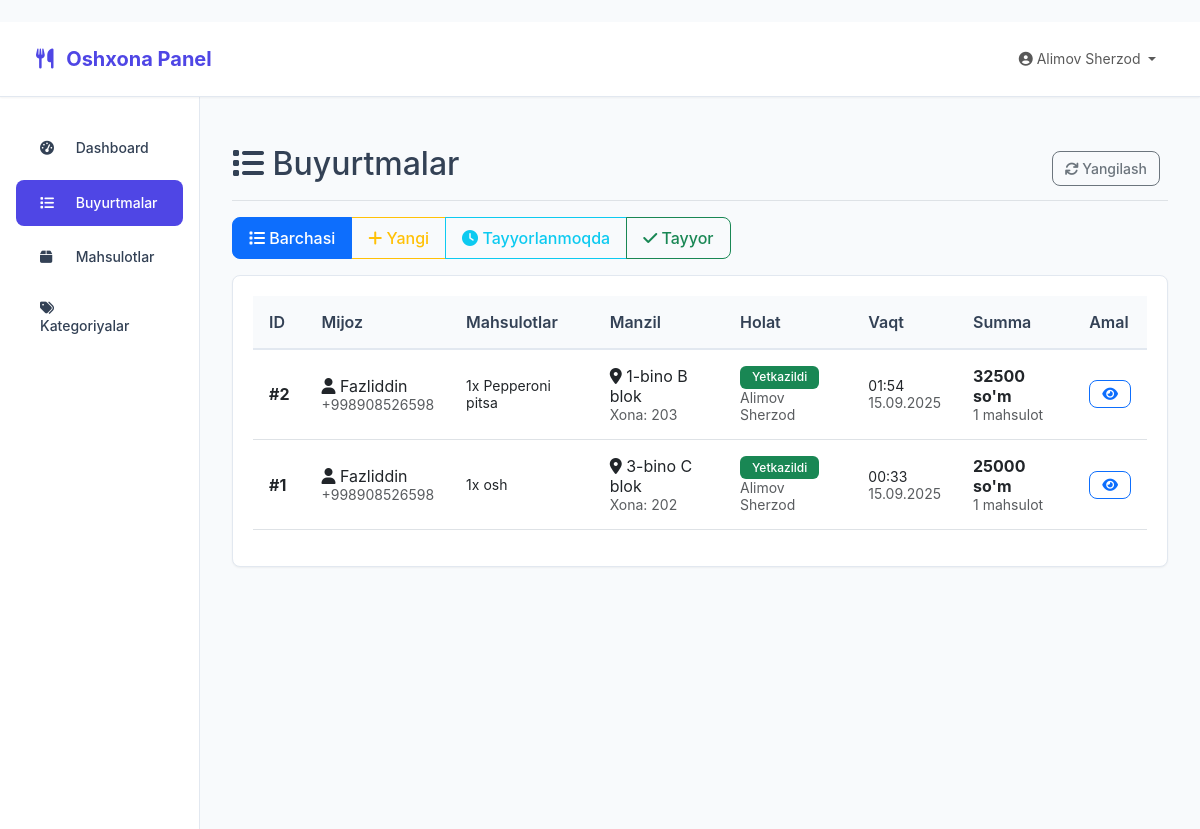
The app's page /kitchen/orders/ (signed in), older data.
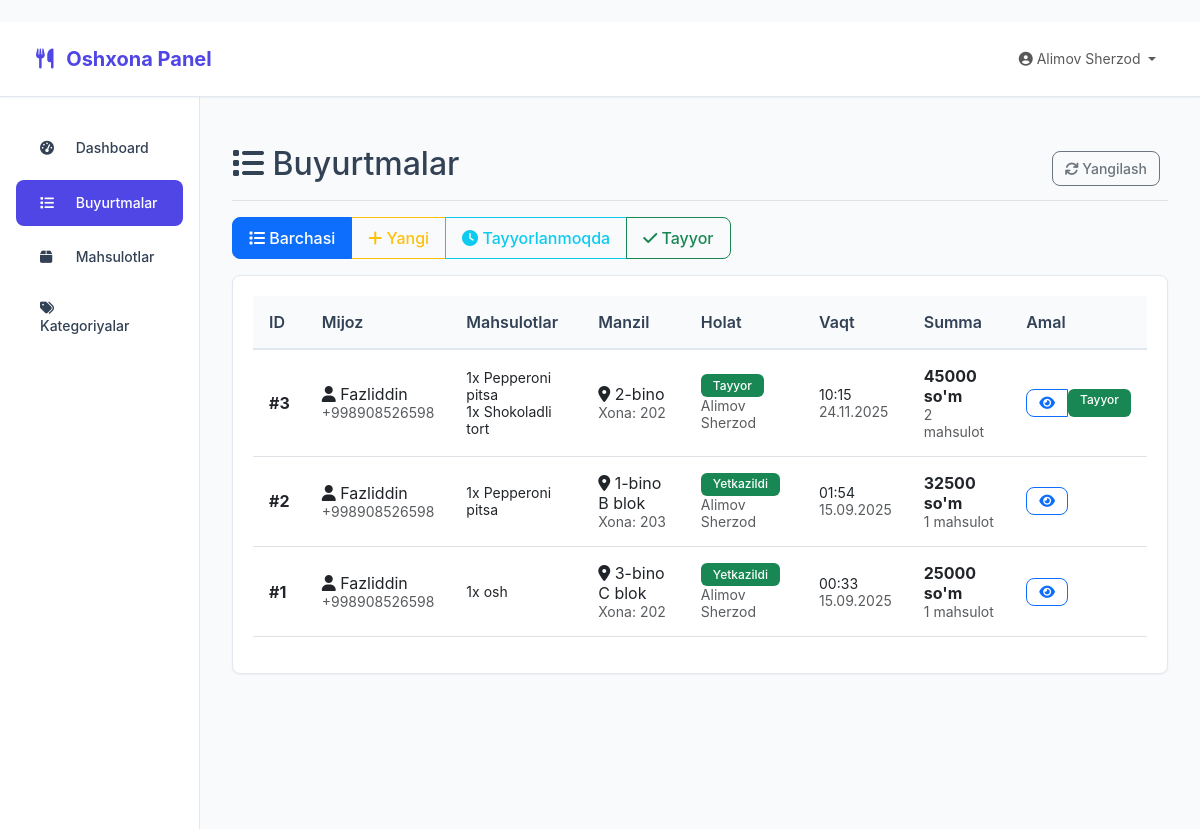
The same page, newer data.
### bot/models.py (models this page shows, shortened)
class Order(models.Model):
    STATUS_CHOICES = [
        ('pending', 'Kutilmoqda'),
        ('confirmed', 'Tasdiqlandi'),
        ('preparing', 'Tayyorlanmoqda'),
        ('delivering', 'Yetkazilmoqda'),
        ('delivered', 'Yetkazildi'),
        ('completed', 'Bajarildi'),
        ('cancelled', 'Bekor qilindi'),
    ]
    PAYMENT_CHOICES = [
        ('cash', 'Naqd pul'),
        ('card', 'Plastik karta'),
        ('online', 'Online to\'lov'),
    ]
    user = models.ForeignKey(TelegramUser, on_delete=models.CASCADE, verbose_name="Foydalanuvchi")
    dormitory = models.ForeignKey('Dormitory', on_delete=models.SET_NULL, blank=True, null=True, verbose_name="Yotoqxona")
    status = models.CharField(max_length=20, choices=STATUS_CHOICES, default='pending', verbose_name="Holat")
    payment_method = models.CharField(max_length=20, choices=PAYMENT_CHOICES, default='cash', verbose_name="To'lov usuli")
    delivery_address = models.TextField(verbose_name="Yetkazib berish manzili")
    room_number = models.CharField(max_length=20, blank=True, null=True, verbose_name="Xona raqami")
    phone_number = models.CharField(max_length=20, verbose_name="Telefon raqam")
    delivery_time = models.DateTimeField(blank=True, null=True, verbose_name="Yetkazib berish vaqti")
    total_amount = models.DecimalField(max_digits=10, decimal_places=2, verbose_name="Umumiy summa")
    delivery_fee = models.DecimalField(max_digits=10, decimal_places=2, default=0, verbose_name="Yetkazib berish haqi")
    notes = models.TextField(blank=True, verbose_name="Izohlar")
    created_at = models.DateTimeField(auto_now_add=True, verbose_name="Buyurtma vaqti")
    updated_at = models.DateTimeField(auto_now=True, verbose_name="Yangilangan vaqt")
    class Meta:
        verbose_name = "Buyurtma"
        verbose_name_plural = "Buyurtmalar"
        ordering = ['-created_at']

class TelegramUser(models.Model):
    user_id = models.BigIntegerField(unique=True, verbose_name="Telegram ID")
    username = models.CharField(max_length=100, blank=True, null=True, verbose_name="Username")
    first_name = models.CharField(max_length=100, blank=True, null=True, verbose_name="Ism")
    last_name = models.CharField(max_length=100, blank=True, null=True, verbose_name="Familiya")
    phone_number = models.CharField(max_length=20, blank=True, null=True, verbose_name="Telefon raqam")
    full_name = models.CharField(max_length=200, blank=True, null=True, verbose_name="To'liq ism")
    age = models.PositiveIntegerField(blank=True, null=True, verbose_name="Yosh")
    dormitory = models.ForeignKey('Dormitory', on_delete=models.SET_NULL, blank=True, null=True, verbose_name="Yotoqxona")
    room_number = models.CharField(max_length=20, blank=True, null=True, verbose_name="Xona raqami")
    is_registered = models.BooleanField(default=False, verbose_name="Ro'yxatdan o'tgan")
    registration_date = models.DateTimeField(blank=True, null=True, verbose_name="Ro'yxatdan o'tgan sana")
    is_active = models.BooleanField(default=True, verbose_name="Faol")
    created_at = models.DateTimeField(auto_now_add=True, verbose_name="Qo'shilgan vaqt")
    class Meta:
        verbose_name = "Foydalanuvchi"
        verbose_name_plural = "Foydalanuvchilar"
    def get_display_name(self):
        return self.full_name or self.first_name or self.username or "Foydalanuvchi"

class OrderItem(models.Model):
    order = models.ForeignKey(Order, on_delete=models.CASCADE, related_name='items', verbose_name="Buyurtma")
    product = models.ForeignKey(Product, on_delete=models.CASCADE, verbose_name="Mahsulot")
    quantity = models.PositiveIntegerField(verbose_name="Miqdor")
    price = models.DecimalField(max_digits=10, decimal_places=2, verbose_name="Narx")
    class Meta:
        verbose_name = "Buyurtma mahsuloti"
        verbose_name_plural = "Buyurtma mahsulotlari"

class Product(models.Model):
    name = models.CharField(max_length=200, verbose_name="Mahsulot nomi")
    description = models.TextField(verbose_name="Tavsif")
    price = models.DecimalField(max_digits=10, decimal_places=2, verbose_name="Narx")
    category = models.ForeignKey(Category, on_delete=models.CASCADE, verbose_name="Kategoriya")
    image = models.ImageField(upload_to='products/', blank=True, null=True, verbose_name="Rasm")
    is_available = models.BooleanField(default=True, verbose_name="Mavjud")
    created_at = models.DateTimeField(auto_now_add=True, verbose_name="Yaratilgan vaqt")
    class Meta:
        verbose_name = "Mahsulot"
        verbose_name_plural = "Mahsulotlar"

class Dormitory(models.Model):
    name = models.CharField(max_length=100, verbose_name="Yotoqxona nomi")
    address = models.TextField(verbose_name="To'liq manzil")
    contact_person = models.CharField(max_length=100, blank=True, verbose_name="Mas'ul shaxs")
    contact_phone = models.CharField(max_length=20, blank=True, verbose_name="Telefon raqam")
    delivery_fee = models.DecimalField(max_digits=10, decimal_places=2, default=0, verbose_name="Yetkazib berish haqi")
    delivery_time = models.PositiveIntegerField(default=30, verbose_name="Yetkazib berish vaqti (daqiqa)")
    working_hours_start = models.TimeField(default='09:00', verbose_name="Ish boshlanish vaqti")
    working_hours_end = models.TimeField(default='23:00', verbose_name="Ish tugash vaqti")
    is_24_hours = models.BooleanField(default=False, verbose_name="24 soat ishlaydi")
    latitude = models.DecimalField(max_digits=10, decimal_places=8, blank=True, null=True, verbose_name="Kenglik")
    longitude = models.DecimalField(max_digits=11, decimal_places=8, blank=True, null=True, verbose_name="Uzunlik")
    is_active = models.BooleanField(default=True, verbose_name="Faol")
    notes = models.TextField(blank=True, verbose_name="Qo'shimcha ma'lumot")
    created_at = models.DateTimeField(auto_now_add=True, verbose_name="Yaratilgan vaqt")
    class Meta:
        verbose_name = "Yotoqxona"
        verbose_name_plural = "Yotoqxonalar"

### kitchen/models.py (models this page shows, shortened)
class OrderProgress(models.Model):
    STATUS_CHOICES = [
        ('received', 'Qabul qilindi'),
        ('preparing', 'Tayyorlanmoqda'),
        ('ready', 'Tayyor'),
        ('picked_up', 'Kuryer oldi'),
        ('delivered', 'Yetkazildi'),
        ('cancelled', 'Bekor qilindi'),
    ]
    order = models.OneToOneField(Order, on_delete=models.CASCADE, verbose_name="Buyurtma")
    status = models.CharField(max_length=20, choices=STATUS_CHOICES, default='received', verbose_name="Holat")
    kitchen_staff = models.ForeignKey(KitchenStaff, on_delete=models.SET_NULL, null=True, blank=True, verbose_name="Oshxona xodimi")
    preparation_time = models.PositiveIntegerField(null=True, blank=True, verbose_name="Tayyorlash vaqti (daqiqa)")
    notes = models.TextField(blank=True, verbose_name="Izohlar")
    started_at = models.DateTimeField(null=True, blank=True, verbose_name="Boshlandi")
    completed_at = models.DateTimeField(null=True, blank=True, verbose_name="Tugadi")
    updated_at = models.DateTimeField(auto_now=True, verbose_name="Yangilandi")
    class Meta:
        verbose_name = "Buyurtma holati"
        verbose_name_plural = "Buyurtma holatlari"
    def get_status_color(self):
        colors = {
            'received': 'warning',
            'preparing': 'info',
            'ready': 'success',
            'picked_up': 'primary',
            'delivered': 'success',
            'cancelled': 'danger'
        }
        return colors.get(self.status, 'secondary')

class KitchenStaff(models.Model):
    user = models.ForeignKey(User, on_delete=models.CASCADE, verbose_name="Foydalanuvchi")
    full_name = models.CharField(max_length=200, verbose_name="To'liq ism")
    phone_number = models.CharField(max_length=20, verbose_name="Telefon raqam")
    position = models.CharField(max_length=100, default="Oshpaz", verbose_name="Lavozim")
    is_active = models.BooleanField(default=True, verbose_name="Faol")
    created_at = models.DateTimeField(auto_now_add=True, verbose_name="Yaratilgan vaqt")
    class Meta:
        verbose_name = "Oshxona xodimi"
        verbose_name_plural = "Oshxona xodimlari"

### kitchen/views.py (the view)
# urls.py: path('orders/', views.orders_list, name='orders'),
@kitchen_required
def orders_list(request):
    try:
        kitchen_staff = KitchenStaff.objects.get(user=request.user)
    except KitchenStaff.DoesNotExist:
        messages.error(request, "Siz oshxona xodimi emassiz!")
        return redirect('admin:index')
    orders = Order.objects.select_related('user', 'dormitory').prefetch_related('items__product', 'orderprogress').order_by('-created_at')
    status_filter = request.GET.get('status')
    if status_filter:
        if status_filter == 'new':
            orders = orders.filter(orderprogress__isnull=True)
        else:
            orders = orders.filter(orderprogress__status=status_filter)
    context = {
        'orders': orders,
        'status_filter': status_filter,
    }
    return render(request, 'kitchen/orders.html', context)

### users/models.py (called while the page is built)
    def can_access_kitchen(self):
        return self.role in [self.KITCHEN_STAFF, self.ADMIN] or self.is_superuser

### templates/kitchen/orders.html (shortened to what the changed rows need)
{% extends 'kitchen/base.html' %}
{% block content %}
<div class="d-flex justify-content-between flex-wrap flex-md-nowrap align-items-center pt-3 pb-2 mb-3 border-bottom">
    <h1 class="h2"><i class="fas fa-list"></i> {{ page_title|default:"Buyurtmalar" }}</h1>
</div>
<div class="card">
    <div class="card-body">
        {% if orders %}
            <div class="table-responsive">
                <table class="table table-hover">
                    <thead>
                        <tr>
                            <th>ID</th>
                            <th>Mijoz</th>
                            <th>Mahsulotlar</th>
                            <th>Manzil</th>
                            <th>Holat</th>
                            <th>Vaqt</th>
                            <th>Summa</th>
                            <th>Amal</th>
                        </tr>
                    </thead>
                    <tbody>
                        {% for order in orders %}
                            <tr>
                                <td><strong>#{{ order.id }}</strong></td>
                                <td>
                                    <i class="fas fa-user"></i> {{ order.user.get_display_name }}
                                    <br><small class="text-muted">{{ order.phone_number }}</small>
                                </td>
                                <td>
                                    {% for item in order.items.all %}
                                        <small>{{ item.quantity }}x {{ item.product.name }}</small><br>
                                    {% empty %}
                                        <small class="text-muted">Ma'lumot yo'q</small>
                                    {% endfor %}
                                </td>
                                <td>
                                    <i class="fas fa-map-marker-alt"></i> {{ order.dormitory.name }}
                                    <br><small class="text-muted">Xona: {{ order.room_number }}</small>
                                </td>
                                <td>
                                    {% if order.orderprogress %}
                                        <span class="badge bg-{{ order.orderprogress.get_status_color }}">
                                            {{ order.orderprogress.get_status_display }}
                                        </span>
                                        {% if order.orderprogress.kitchen_staff %}
                                            <br><small class="text-muted">{{ order.orderprogress.kitchen_staff.full_name }}</small>
                                        {% endif %}
                                    {% else %}
                                        <span class="badge bg-secondary">Yangi</span>
                                    {% endif %}
                                </td>
                                <td>
                                    <small>{{ order.created_at|date:"H:i" }}</small>
                                    <br><small class="text-muted">{{ order.created_at|date:"d.m.Y" }}</small>
                                </td>
                                <td>
                                    <strong>{{ order.total_amount|floatformat:0 }} so'm</strong>
                                    <br><small class="text-muted">{{ order.items.count }} mahsulot</small>
                                </td>
                                <td>
                                    <div class="btn-group" role="group">
                                        <a href="{% url 'kitchen:order_detail' order.id %}" class="btn btn-sm btn-outline-primary" title="Ko'rish">
                                            <i class="fas fa-eye"></i>
                                        </a>
                                        {% if not order.orderprogress %}
                                            <button class="btn btn-sm btn-success" data-order-id="{{ order.id }}" onclick="quickStart(this.dataset.orderId)" title="Boshlash">
                                                <i class="fas fa-play"></i>
                                            </button>
                                        {% elif order.orderprogress.status == 'received' %}
                                            <button class="btn btn-sm btn-success" data-order-id="{{ order.id }}" onclick="quickStart(this.dataset.orderId)" title="Boshlash">
                                                <i class="fas fa-play"></i>
                                            </button>
                                        {% elif order.orderprogress.status == 'preparing' %}
                                            <button class="btn btn-sm btn-primary" data-order-id="{{ order.id }}" onclick="quickComplete(this.dataset.orderId)" title="Tayyor">
                                                <i class="fas fa-check"></i>
                                            </button>
                                        {% elif order.orderprogress.status == 'ready' %}
                                            <span class="badge bg-success">Tayyor</span>
                                        {% endif %}
                                    </div>
                                </td>
                            </tr>
                        {% endfor %}
                    </tbody>
                </table>
            </div>
        {% else %}
            <div class="text-center py-5">
                <i class="fas fa-clipboard-list fa-4x text-muted"></i>
                <h4 class="mt-3 text-muted">Buyurtmalar yo'q</h4>
                <p class="text-muted">{{ page_title|default:"Hozircha buyurtmalar" }} mavjud emas.</p>
            </div>
        {% endif %}
    </div>
</div>
{% endblock %}

Row changes from the older to the newer data that the page shows:
added Order: id "3", user.get_display_name "Fazliddin", phone_number "+998908526598", dormitory.name "2-bino", room_number "202", orderprogress.status "Tayyor", orderprogress.kitchen_staff.full_name "Alimov Sherzod", created_at "10:15", created_at "24.11.2025", total_amount "45000", items.count "2"
added OrderItem: quantity "1", product.name "Pepperoni pitsa", shown under "3"
added OrderItem: quantity "1", product.name "Shokoladli tort", shown under "3"
